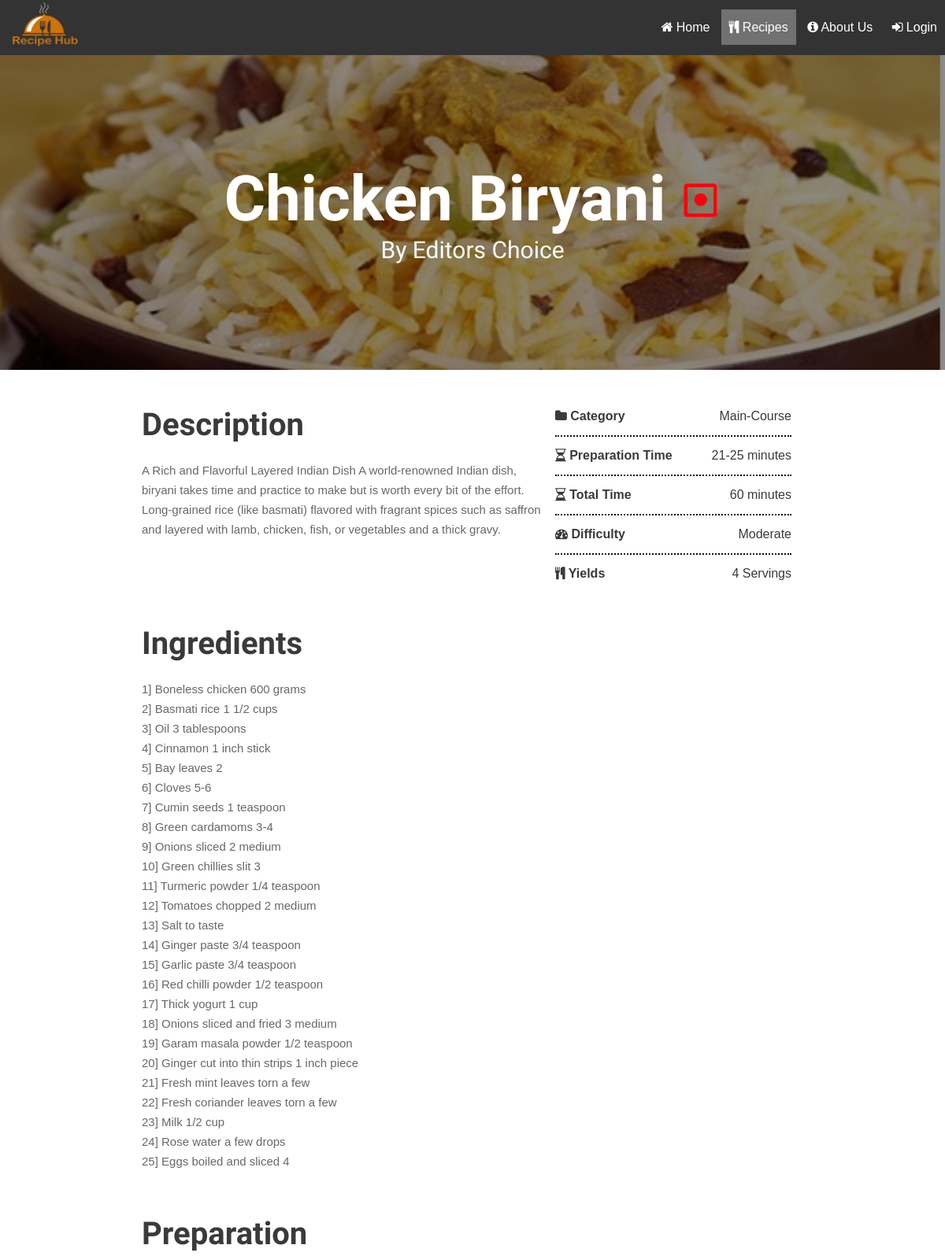
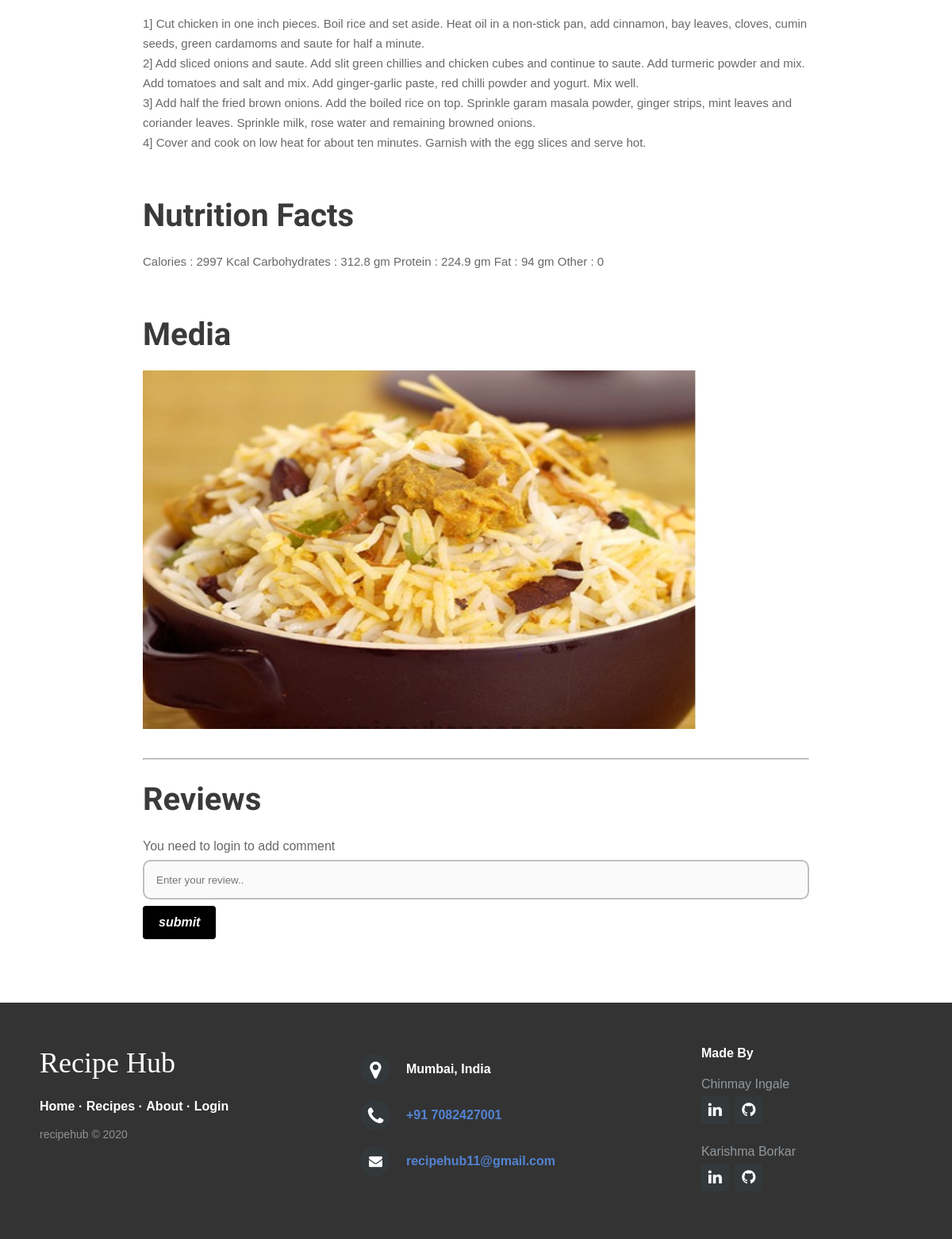
Screenshot of /recipe.php?id=4 with the database file from the repository (2 pictures, top to bottom).
### tables this page shows
CREATE TABLE `dishes` (
  `id` int(10) NOT NULL,
  `name` varchar(255) NOT NULL,
  `uploded_by` varchar(255) NOT NULL,
  `prep` varchar(255) NOT NULL,
  `type` varchar(255) NOT NULL,
  `ready_in` varchar(255) NOT NULL,
  `category` varchar(255) NOT NULL,
  `serve` int(10) NOT NULL,
  `level` varchar(255) NOT NULL,
  `discription` text NOT NULL,
  `nutritions` longtext NOT NULL,
  `image` varchar(255) NOT NULL
);

CREATE TABLE `ingredients` (
  `dish_id` int(11) NOT NULL,
  `rank` int(11) NOT NULL,
  `ingredients` mediumtext NOT NULL
);

CREATE TABLE `directions` (
  `dish_id` int(11) NOT NULL,
  `step` int(11) NOT NULL,
  `directions` text NOT NULL
);

### recipe.php (the view, shortened to what this page needs)
<?php
  require_once "pdo.php";
  $stmt = $pdo->prepare("SELECT * FROM `dishes` WHERE `id` = :id");
  $stmt->execute(array(":id" => $_GET['id']));
  $dish = $stmt->fetch(PDO::FETCH_ASSOC);
  $stmt = $pdo->prepare("SELECT * FROM `directions` WHERE `dish_id` = :id ORDER BY `directions`.`step` ASC ");
  $stmt->execute(array(":id" => $_GET['id']));
  $directions = $stmt->fetchAll(PDO::FETCH_ASSOC);
  $stmt = $pdo->prepare("SELECT * FROM `ingredients` WHERE `dish_id` = :id ORDER BY `ingredients`.`rank` ASC ");
  $stmt->execute(array(":id" => $_GET['id']));
  $ingredients = $stmt->fetchAll(PDO::FETCH_ASSOC);
?>
<!DOCTYPE html>
<html>
<head>
 		<link rel="stylesheet" href="https://cdnjs.cloudflare.com/ajax/libs/font-awesome/4.7.0/css/font-awesome.min.css">
     <link rel="stylesheet" href="recipe_styles.css">
</head>
<body>
<div class="navbar">
  <div class="logo">
    <img src="img/recipehub.png" id="logoimg" height="70px" width="120px">
  </div>
<ul id="navlist">
  <li class="navlist"><a href="index.php"><i class="fa fa-home" aria-hidden="true"></i> Home</a></li>
  <li class="navlist"><a class='active' href="allrecipes.php"><i class='fa fa-cutlery' aria-hidden='true'></i> Recipes</a></li>
  <li class="navlist"><a href="about.php"><i class="fa fa-info-circle" aria-hidden="true"></i> About Us</a></li>
  <li class="navlist" id='dropbtn'>
  <?php
      if(isset($_SESSION['username'])){
        echo "<a><i class='fa fa-user' aria-hidden='true'></i> welcome ".$_SESSION['username']." <i class='fa fa-angle-double-down' aria-hidden='true'></i></a>";
        echo "<div class='dropdown-content'>";
        echo "<a href='user.php'><i class='fa fa-cutlery' aria-hidden='true'></i> My recipes</a>";
        echo "<a href='logout.php'><i class='fa fa-sign-out' aria-hidden='true'></i> Log Out</a>";
        echo "</div>";
      }else{
        echo "<a href='landing.php'><i class='fa fa-sign-in' aria-hidden='true'></i> Login</a>";
      }
  ?>
  </li>
</ul>
</div>
<div class="dishtitle" style="background-image: url('<?=$dish['image']?>');">
  <div class="overlay" style="background-color:#00000075;height: 100%;">
    <div id="name">
      <h1><?= $dish['name'] ?>
      <span>
        <?php
          if($dish['type'] == 'Vegetarian'){
            echo "<img src='img/veg.png'  id='type'>";
          }
          else if($dish['type'] == 'Egg'){
            echo "<img src='img/egg.png'  id='type'>";
          }
          else{
            echo "<img src='img/nonveg.png'  id='type'>";
          }
        ?>
      </span></h1>
      <a class="cname" href="chef.php?username=<?=$dish['uploded_by']?>"> By <?=$dish['uploded_by']?></a>
    </div>
  </div>
</div>
<div class="main">
  <div class="dishinfo">
    <div class="data">
      <h3 class="caption">Description</h3>
      <p><?= $dish['discription'] ?></p>
    </div>
    <div id="dishdata">
      <p class="info-recipe"><i class="fa fa-folder"></i> Category<span class="values"><?= $dish['category'] ?></span></p>
      <p class="info-recipe"><i class="fa fa-hourglass-half"></i> Preparation Time<span class="values"><?= $dish['prep'] ?></span></p>
      <p class="info-recipe"><i class="fa fa-hourglass-half"></i> Total Time<span class="values"><?= $dish['ready_in'] ?></span></p>
      <p class="info-recipe"><i class="fa fa-tachometer"></i> Difficulty<span class="values"><?= $dish['level'] ?></span></p>
      <p class="info-recipe"><i class="fa fa-cutlery"></i> Yields<span class="values"><?= $dish['serve'] ?> Servings</span></p>
    </div>
  </div>
  <div class="data">
    <h3 class="caption">Ingredients</h3>
    <ul style="list-style-type: none;">
        <?php
          $sr = 1;
          foreach($ingredients as $ingredient){
            echo "<li><span>".$sr."]</span> ".$ingredient['ingredients']." </li>";
            $sr++;
          }
        ?>
      </ul>
  </div>
  <div class="data">
    <h3 class="caption">Preparation</h3>
    <ul style="list-style-type: none;">
        <?php
          $sr = 1;
          foreach($directions as $direction){
            echo "<li><span>".$sr."]</span> ".$direction['directions']." </li>";
            $sr++;
          }
        ?>
    </ul>
  </div>
  <div class="data">
    <h3 class="caption">Nutrition Facts</h3>
    <p><?= $dish['nutritions'] ?></p>
  </div>
  <div class="data">
    <h3 class="caption">Media</h3>
    <img src="<?=$dish['image']?>" class="media" >
  </div>
  <hr>
  <div id="comments-box">
  <h3 class="caption">Reviews</h3>
  </div>
  <div id="addcoments">
    <?php
      $set = "disabled";
      if($_SESSION['username']){
        $set = "";
      }
      else{
        echo "<p style='color:#686868;'>You need to login to add comment</p>";
      }
    ?>
    <form method="post" id="comment-form">
      <input type="text" name="comment" id="comment" placeholder="Enter your review.." <?= $set ?> required>
      <input type="submit" value="submit" name="submit" id="submit_btn" <?= $set ?>>
    </form>
  </div>
</div>
<?php
    include("footer.php");
?>
</body>
</html>

### recipe_styles.css (style rules this page uses)
* { box-sizing: border-box; margin: 0; padding: 0; }
body { font-family: Verdana, sans-serif; }
.navbar { position: sticky; top: 0; background-color: #333; height: 70px; line-height: 70px; z-index: 3; }
.logo { float: left; height: 100%; }
#navlist { list-style-type: none; margin: 0; padding: 0; float: right; }
.navlist { height: 100%; display: inline-block; }
.navlist:last-child { border-right: none; }
.navlist a { color: white; text-align: center; padding: 14px 10px; text-decoration: none; }
.active { background-color: #4CAF50; }
.active { background-color: #717171; }

### recipe.php (style rules this page uses)
.dishtitle { position: relative; text-align: center; background-size: cover; background-position: right; color: #fff; height: 400px; font-family: 'Signika', sans-serif; }
#name { position: absolute; top: 50%; left: 50%; width: 95%; transform: translate(-50%, -50%); font-size: 2.5rem; }
#type { width: 50px; height: 50px; }
.cname { color: #fff; font-weight: 400; font-size: 30px; text-decoration: none; display: block; }
.main { width: 70%; margin: 0px auto; }
.dishinfo { display: flex; flex-wrap: nowrap; margin-top: 20px; justify-content: space-between; }
.data { padding: 30px 0; font-size: 15px; line-height: 25px; color: #686868; }
#dishdata { min-width: 330px; padding: 15px; }
.info-recipe { border-bottom: 2px dotted #080808; padding: 15px 0; font-weight: 600; color: #3A3A3A; }
.info-recipe:last-child { border-bottom: none; }
.values { float: right; letter-spacing: normal; color: #3A3A3A; font-weight: 400; }
.caption { font-family: 'Signika', sans-serif; font-size: 40px; line-height: 40px; margin-bottom: 25px; color: #3A3A3A; }
.media { width: 700px; }
#comments-box { margin: 30px 0; }
#comment { width: 100%; height: 50px; padding: 15px; margin: 8px 0; border: 2px solid #bfbfbf; border-radius: 10px; outline: none; }
#submit_btn { background-color: black; color: white; padding: 12px 20px; border: none; border-radius: 4px; cursor: pointer; font-weight: bold; font-style: italic; font-size: 16px; outline: none; }

### rows the page displays
dishes: image (picture), name "Chicken Biryani", uploded_by "Editors Choice", discription "A Rich and Flavorful Layered Indian Dish A world-renowned Indian dish, biryani takes time and practice to make but is worth every bit of the effort. Long-grained rice (like basmati) flavored with fragrant spices such as saffron and layered with lamb, chicken, fish, or vegetables and a thick gravy.", category "Main-Course", prep "21-25 minutes", ready_in "60 minutes", level "Moderate", serve "4", nutritions "Calories : 2997 Kcal Carbohydrates : 312.8 gm Protein : 224.9 gm Fat : 94 gm Other : 0"
ingredients: ingredients "Boneless chicken 600 grams"
ingredients: ingredients "Basmati rice 1 1/2 cups"
ingredients: ingredients "Oil 3 tablespoons"
ingredients: ingredients "Cinnamon 1 inch stick"
ingredients: ingredients "Bay leaves 2"
ingredients: ingredients "Cloves 5-6"
ingredients: ingredients "Cumin seeds 1 teaspoon"
ingredients: ingredients "Green cardamoms 3-4"
ingredients: ingredients "Onions sliced 2 medium"
ingredients: ingredients "Green chillies slit 3"
ingredients: ingredients "Turmeric powder 1/4 teaspoon"
ingredients: ingredients "Tomatoes chopped 2 medium"
ingredients: ingredients "Salt to taste"
ingredients: ingredients "Ginger paste 3/4 teaspoon"
ingredients: ingredients "Garlic paste 3/4 teaspoon"
ingredients: ingredients "Red chilli powder 1/2 teaspoon"
ingredients: ingredients "Thick yogurt 1 cup"
ingredients: ingredients "Onions sliced and fried 3 medium"
ingredients: ingredients "Garam masala powder 1/2 teaspoon"
ingredients: ingredients "Ginger cut into thin strips 1 inch piece"
ingredients: ingredients "Fresh mint leaves torn a few"
ingredients: ingredients "Fresh coriander leaves torn a few"
ingredients: ingredients "Milk 1/2 cup"
ingredients: ingredients "Rose water a few drops"
ingredients: ingredients "Eggs boiled and sliced 4"
directions: directions "Cut chicken in one inch pieces. Boil rice and set aside. Heat oil in a non-stick pan, add cinnamon, bay leaves, cloves, cumin seeds, green cardamoms and saute for half a minute."
directions: directions "Add sliced onions and saute. Add slit green chillies and chicken cubes and continue to saute. Add turmeric powder and mix. Add tomatoes and salt and mix. Add ginger-garlic paste, red chilli powder and yogurt. Mix well."
directions: directions "Add half the fried brown onions. Add the boiled rice on top. Sprinkle garam masala powder, ginger strips, mint leaves and coriander leaves. Sprinkle milk, rose water and remaining browned onions."
directions: directions "Cover and cook on low heat for about ten minutes. Garnish with the egg slices and serve hot."
